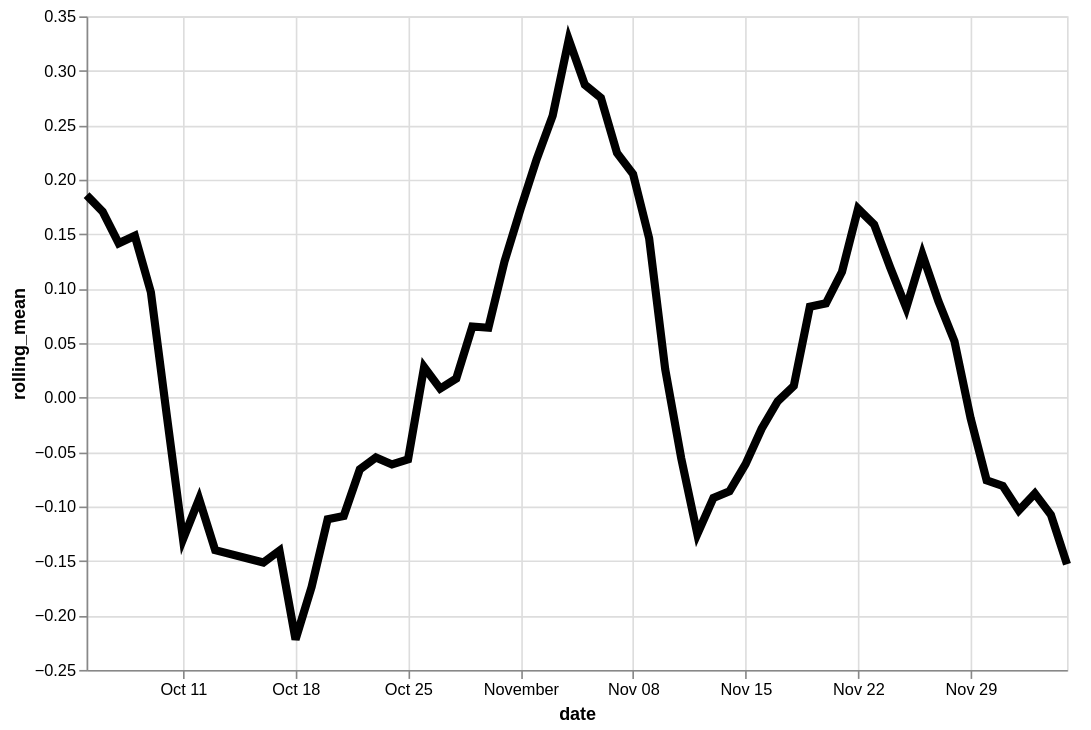

Express this chart as Vega-Lite.
### Vega-Lite specification from a JSON file in a GitHub repository (floating-point values rounded to 4 significant figures)
{"config": {"view": {"continuousWidth": 400, "continuousHeight": 300}}, "data": {"name": "data-f19c9442902eb09dc1907a7015b97b96"}, "mark": {"type": "line", "color": "black", "size": 5}, "encoding": {"x": {"type": "temporal", "field": "date"}, "y": {"type": "quantitative", "field": "rolling_mean"}}, "height": 400, "transform": [{"window": [{"op": "mean", "field": "residual", "as": "rolling_mean"}], "frame": [-4, 3]}], "width": 600, "$schema": "https://vega.github.io/schema/vega-lite/v4.8.1.json", "datasets": {"data-f19c9442902eb09dc1907a7015b97b96": [{"date": "2020-10-05", "residual": 0.4844}, {"date": "2020-10-06", "residual": 0.4352}, {"date": "2020-10-07", "residual": -0.2858}, {"date": "2020-10-08", "residual": 0.1094}, {"date": "2020-10-09", "residual": 0.1104}, {"date": "2020-10-10", "residual": -0.003579}, {"date": "2020-10-11", "residual": 0.1897}, {"date": "2020-10-12", "residual": -0.2661}, {"date": "2020-10-13", "residual": -0.4298}, {"date": "2020-10-16", "residual": -0.4647}, {"date": "2020-10-17", "residual": 0.009843}, {"date": "2020-10-18", "residual": -0.2662}, {"date": "2020-10-19", "residual": 0.02034}, {"date": "2020-10-20", "residual": 0.08361}, {"date": "2020-10-21", "residual": -0.4634}, {"date": "2020-10-22", "residual": 0.1208}, {"date": "2020-10-23", "residual": 0.06723}, {"date": "2020-10-24", "residual": -0.441}, {"date": "2020-10-25", "residual": 0.3516}, {"date": "2020-10-26", "residual": -0.1786}, {"date": "2020-10-27", "residual": -0.0306}, {"date": "2020-10-28", "residual": 0.1205}, {"date": "2020-10-29", "residual": 0.2148}, {"date": "2020-10-30", "residual": -0.03789}, {"date": "2020-10-31", "residual": 0.1413}, {"date": "2020-11-01", "residual": -0.05902}, {"date": "2020-11-02", "residual": 0.3427}, {"date": "2020-11-03", "residual": 0.3075}, {"date": "2020-11-04", "residual": 0.3546}, {"date": "2020-11-05", "residual": 0.486}, {"date": "2020-11-06", "residual": 0.536}, {"date": "2020-11-07", "residual": 0.5212}, {"date": "2020-11-08", "residual": -0.1917}, {"date": "2020-11-09", "residual": -0.1552}, {"date": "2020-11-10", "residual": -0.06189}, {"date": "2020-11-11", "residual": 0.1533}, {"date": "2020-11-12", "residual": -0.118}, {"date": "2020-11-13", "residual": -0.475}, {"date": "2020-11-14", "residual": -0.1196}, {"date": "2020-11-15", "residual": -0.03435}, {"date": "2020-11-16", "residual": 0.07454}, {"date": "2020-11-17", "residual": -0.107}, {"date": "2020-11-18", "residual": 0.1379}, {"date": "2020-11-19", "residual": 0.413}, {"date": "2020-11-20", "residual": 0.08376}, {"date": "2020-11-21", "residual": -0.3629}, {"date": "2020-11-22", "residual": 0.4629}, {"date": "2020-11-23", "residual": -0.009882}, {"date": "2020-11-24", "residual": 0.306}, {"date": "2020-11-25", "residual": 0.3563}, {"date": "2020-11-26", "residual": 0.0215}, {"date": "2020-11-27", "residual": 0.09779}, {"date": "2020-11-28", "residual": -0.2124}, {"date": "2020-11-29", "residual": 0.02918}, {"date": "2020-11-30", "residual": 0.1186}, {"date": "2020-12-01", "residual": -0.3037}, {"date": "2020-12-02", "residual": -0.2578}, {"date": "2020-12-03", "residual": -0.1003}, {"date": "2020-12-04", "residual": -0.01901}, {"date": "2020-12-05", "residual": -0.08362}]}}
